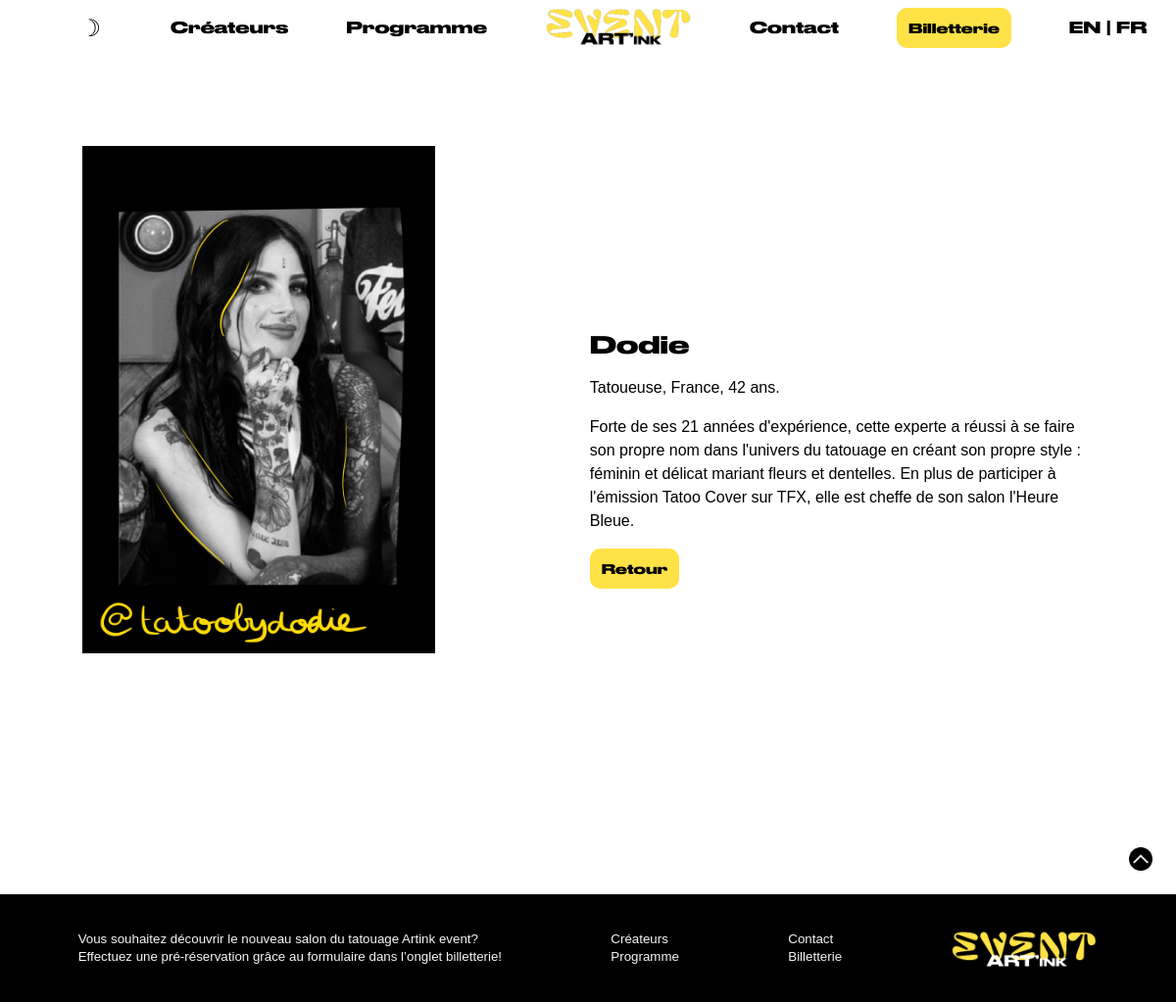
The page /bio.php?id=3 on the database its author committed.
### tables this page shows
CREATE TABLE `createurs` (
  `id_createur` int(11) NOT NULL,
  `nom` varchar(50) NOT NULL,
  `prenom` varchar(50) NOT NULL,
  `age` int(11) NOT NULL,
  `bio` text NOT NULL,
  `origine` varchar(50) NOT NULL,
  `metier` varchar(50) NOT NULL,
  `url_photo` varchar(100) NOT NULL
);

### lang.php (called while the page is built, shortened)
<?php
$lang = $_SESSION["lang"];
?>

### bio.php (the view, shortened to what this page needs)
<?php include("lang.php");?>
<?php
include('connexion/bdd.php');
$requete='SELECT * FROM createurs WHERE id_createur = '.$_GET["id"];
$resultat = $connexion->query($requete);
$tableau=$resultat->fetchAll();
?>
<html>
    <head>
        <link rel="stylesheet" href="style/style.css"/>
        <link rel="stylesheet" href="style/style-menu-footer.css">
    </head>
    <body>
        <header>
            <?php
            include('menu.php');
            ?>
        </header>
    <div class="container-bio">
        <div class="image-bio"><?php echo'<img src="'.$tableau[0]['url_photo'].'"/><br>'; ?></div>
        <div class="pBio">
        <h2 class="h2-bio"><?php echo($tableau[0]['prenom'].' '.$tableau[0]['nom']); ?></h2>
            <p><?php echo($tableau[0]['metier'].', '.$tableau[0]['origine'].', '.$tableau[0]['age'].' ans.'); ?></p>
            <p><?php echo($tableau[0]['bio']); ?><p>
            <button><a href="créateur.php">Retour</a></button>
        </div>
    </div>
    <div id="scroll_to_top">
            <a href="#top"><img src="img/icones/fleche.png" alt="Retourner en haut" /></a>
    </div>
<footer>
        <?php
            include('footer.php');
            ?>
</footer>
    </body>
</html>

### menu.php
<!DOCTYPE html>
<html lang="<?php echo $lang;?>">
                <nav class="nav">
                    <ul class="nav-menu">
                    <li><button id="themeLogo">&#9789;</button></li>
                    <li><a href="créateur.php"><?php echo crea;?></a></li>
                    <li><a href="programmation.php"><?php echo prog;?></a></li>
                    <li><a href="index.php"><img src="img/logos/logo-off-04.png" width="150vw"></a></li>
                    <li><a href="contact.php"><?php echo cont;?></a></li>
                    <li><a href="billetterie.php"><button><?php echo bille;?></button></a></li>
                    <li><a href="?lang=en">EN</a> | <a href="?lang=fr">FR</a></li>
                    </ul>
                </nav>

### footer.php
<!DOCTYPE html>
<html lang="<?php echo $lang;?>">
        <div class="container-footer">
            <div class="texte-footer">
                <p><?php echo infofooter;?></p>
            </div>
            <div class="texte-footer">
                <a href="créateur.php"><?php echo crea;?></a>
                <a href="programmation.php"><?php echo prog;?></a>
            </div>
            <div class="texte-footer">
                <a href="contact.php"><?php echo cont;?></a>
                <a href="billetterie.php"><?php echo bille;?></a>
            </div>
            <div class="img-logo">
                <div class="logo-footer">
                <a href="index.php"><img src="img/logos/logo-noir-06.png" width="150vw"></a>
                </div>
            </div>
        </div>

### style/style.css (style rules this page uses)
body { font-family: "Druk"; margin: 0; }
.h2-bio { font-family: "druck"; }
.image-bio img { width: 30vw; }
.container-bio { display: flex; align-items: center; height: 90vh; padding: 3vw 7vw 3vw 7vw; }
.image-bio { height: 80vh; width: 50%; }
.pBio { width: 50%; margin-left: 0.3vw; font-family: helvetica; line-height: 2vw; align-items: center; }
button { font-family: "druck"; background-color: #ffe246; border-color: #ffe246; border-radius: 0.9vw; border-style: none; padding: 1vw; }
button a { text-decoration: none; color: black; }
#scroll_to_top img { width: 2vw; }
#scroll_to_top { display: flex; justify-content: end; margin-right: 2vw; }
body { background-color: var(--bg); }
button { border:none; outline: none; background-color: transparent; color:var(--text); }
#themeLogo { font-size:x-large; cursor: pointer; background-color: transparent; }

### style/style-menu-footer.css (style rules this page uses)
body { padding: 0; margin: 0; }
.nav-menu { display: flex; justify-content: space-around; align-items: center; font-family: "druck"; }
li a { text-decoration: none; color: black; }
nav ul { list-style-type: none; }
button { font-family: "druck"; background-color: #ffe246; border-color: #ffe246; border-radius: 0.9vw; border-style: none; padding: 1vw; }
.container-footer { display: flex; background-color: black; color: whitesmoke; justify-content: space-around; align-items: center; padding: 2vw; margin-top: 2vw; }
.texte-footer { font-family: helvetica; font-size:smaller; line-height: 1.5vw; }
.texte-footer a { display: flex; flex-direction: column; text-decoration: none; color: whitesmoke; }

### rows shown on the page
createurs: url_photo (picture), nom "Dodie", metier "Tatoueuse", origine "France", age "42", bio "Forte de ses 21 années d'expérience, cette experte a réussi à se faire son propre nom dans l'univers du tatouage en créant son propre style : féminin et délicat mariant fleurs et dentelles. En plus de participer à l'émission Tatoo Cover sur TFX, elle est cheffe de son salon l'Heure Bleue."

### other values the page prints
crea "Créateurs"
prog "Programme"
cont "Contact"
bille "Billetterie"
infofooter "Vous souhaitez découvrir le nouveau salon du tatouage Artink event? Effectuez une pré-réservation grâce au formulaire dans l’onglet billetterie!"
